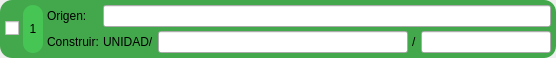
<?xml version="1.0" encoding="UTF-8"?>
<ui version="4.0">
 <class>editarDestino</class>
 <widget class="QWidget" name="editarDestino">
  <property name="geometry">
   <rect>
    <x>0</x>
    <y>0</y>
    <width>555</width>
    <height>58</height>
   </rect>
  </property>
  <property name="sizePolicy">
   <sizepolicy hsizetype="Preferred" vsizetype="Preferred">
    <horstretch>0</horstretch>
    <verstretch>0</verstretch>
   </sizepolicy>
  </property>
  <property name="windowTitle">
   <string>Form</string>
  </property>
  <property name="styleSheet">
   <string notr="true">QLabel#lbOrigen,
QLabel#lbConstruir{
	font: 700 9pt &quot;Segoe UI&quot;;
}
QLabel#lbNumeracion{
	font: 9pt &quot;Roman&quot;;
}
QLabel{color: black;}
QFrame#frame{
	background-color: rgb(67, 168, 76);
	border-radius:12px
}
QLabel#lbNumeracion{
	background-color:rgb(70, 197, 84);
	border-radius:10px
}</string>
  </property>
  <layout class="QVBoxLayout" name="verticalLayout">
   <property name="spacing">
    <number>0</number>
   </property>
   <property name="leftMargin">
    <number>0</number>
   </property>
   <property name="topMargin">
    <number>0</number>
   </property>
   <property name="rightMargin">
    <number>0</number>
   </property>
   <property name="bottomMargin">
    <number>0</number>
   </property>
   <item>
    <widget class="QFrame" name="frame">
     <property name="sizePolicy">
      <sizepolicy hsizetype="Preferred" vsizetype="Preferred">
       <horstretch>0</horstretch>
       <verstretch>0</verstretch>
      </sizepolicy>
     </property>
     <property name="minimumSize">
      <size>
       <width>0</width>
       <height>0</height>
      </size>
     </property>
     <property name="styleSheet">
      <string notr="true"/>
     </property>
     <property name="frameShape">
      <enum>QFrame::Shape::StyledPanel</enum>
     </property>
     <property name="frameShadow">
      <enum>QFrame::Shadow::Raised</enum>
     </property>
     <layout class="QGridLayout" name="gridLayout">
      <property name="leftMargin">
       <number>5</number>
      </property>
      <property name="topMargin">
       <number>5</number>
      </property>
      <property name="rightMargin">
       <number>5</number>
      </property>
      <property name="bottomMargin">
       <number>5</number>
      </property>
      <property name="spacing">
       <number>4</number>
      </property>
      <item row="1" column="4">
       <widget class="QLineEdit" name="leConstruir">
        <property name="minimumSize">
         <size>
          <width>250</width>
          <height>0</height>
         </size>
        </property>
        <property name="styleSheet">
         <string notr="true"/>
        </property>
        <property name="text">
         <string/>
        </property>
       </widget>
      </item>
      <item row="0" column="3" colspan="4">
       <widget class="QLineEdit" name="leOrigen">
        <property name="readOnly">
         <bool>true</bool>
        </property>
       </widget>
      </item>
      <item row="1" column="6">
       <widget class="QLineEdit" name="leArchivo">
        <property name="sizePolicy">
         <sizepolicy hsizetype="Fixed" vsizetype="Fixed">
          <horstretch>0</horstretch>
          <verstretch>0</verstretch>
         </sizepolicy>
        </property>
        <property name="minimumSize">
         <size>
          <width>130</width>
          <height>0</height>
         </size>
        </property>
        <property name="readOnly">
         <bool>true</bool>
        </property>
       </widget>
      </item>
      <item row="1" column="2">
       <widget class="QLabel" name="lbConstruir">
        <property name="text">
         <string>Construir:</string>
        </property>
       </widget>
      </item>
      <item row="0" column="2">
       <widget class="QLabel" name="lbOrigen">
        <property name="text">
         <string>Origen:</string>
        </property>
       </widget>
      </item>
      <item row="1" column="3">
       <widget class="QLabel" name="label_3">
        <property name="text">
         <string>UNIDAD/</string>
        </property>
       </widget>
      </item>
      <item row="1" column="5">
       <widget class="QLabel" name="lbArchivo">
        <property name="text">
         <string>/</string>
        </property>
       </widget>
      </item>
      <item row="0" column="1" rowspan="2">
       <widget class="QLabel" name="lbNumeracion">
        <property name="sizePolicy">
         <sizepolicy hsizetype="Fixed" vsizetype="Preferred">
          <horstretch>0</horstretch>
          <verstretch>0</verstretch>
         </sizepolicy>
        </property>
        <property name="minimumSize">
         <size>
          <width>20</width>
          <height>0</height>
         </size>
        </property>
        <property name="text">
         <string>1</string>
        </property>
        <property name="alignment">
         <set>Qt::AlignmentFlag::AlignCenter</set>
        </property>
       </widget>
      </item>
      <item row="0" column="0" rowspan="2">
       <widget class="QCheckBox" name="cbSeleccion">
        <property name="text">
         <string/>
        </property>
       </widget>
      </item>
     </layout>
    </widget>
   </item>
  </layout>
 </widget>
 <resources/>
 <connections/>
</ui>
